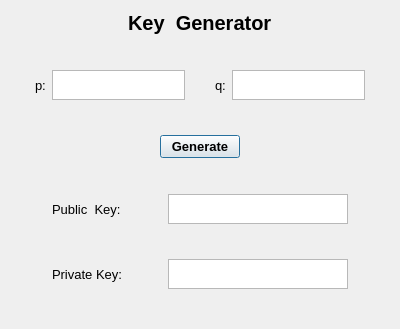
<?xml version="1.0" encoding="UTF-8"?>
<ui version="4.0">
 <class>Dialog</class>
 <widget class="QDialog" name="Dialog">
  <property name="geometry">
   <rect>
    <x>0</x>
    <y>0</y>
    <width>400</width>
    <height>329</height>
   </rect>
  </property>
  <property name="windowTitle">
   <string>Dialog</string>
  </property>
  <layout class="QVBoxLayout" name="verticalLayout">
   <item>
    <layout class="QHBoxLayout" name="horizontalLayout">
     <item>
      <spacer name="horizontalSpacer">
       <property name="orientation">
        <enum>Qt::Horizontal</enum>
       </property>
       <property name="sizeHint" stdset="0">
        <size>
         <width>40</width>
         <height>20</height>
        </size>
       </property>
      </spacer>
     </item>
     <item>
      <widget class="QLabel" name="title">
       <property name="font">
        <font>
         <family>Arial</family>
         <pointsize>15</pointsize>
         <weight>75</weight>
         <bold>true</bold>
        </font>
       </property>
       <property name="text">
        <string>Key  Generator</string>
       </property>
      </widget>
     </item>
     <item>
      <spacer name="horizontalSpacer_2">
       <property name="orientation">
        <enum>Qt::Horizontal</enum>
       </property>
       <property name="sizeHint" stdset="0">
        <size>
         <width>40</width>
         <height>20</height>
        </size>
       </property>
      </spacer>
     </item>
    </layout>
   </item>
   <item>
    <spacer name="verticalSpacer_6">
     <property name="orientation">
      <enum>Qt::Vertical</enum>
     </property>
     <property name="sizeHint" stdset="0">
      <size>
       <width>20</width>
       <height>10</height>
      </size>
     </property>
    </spacer>
   </item>
   <item>
    <layout class="QHBoxLayout" name="horizontalLayout_4">
     <item>
      <spacer name="horizontalSpacer_11">
       <property name="orientation">
        <enum>Qt::Horizontal</enum>
       </property>
       <property name="sizeType">
        <enum>QSizePolicy::Expanding</enum>
       </property>
       <property name="sizeHint" stdset="0">
        <size>
         <width>31</width>
         <height>27</height>
        </size>
       </property>
      </spacer>
     </item>
     <item>
      <widget class="QLabel" name="p_label">
       <property name="font">
        <font>
         <family>Arial</family>
         <pointsize>10</pointsize>
        </font>
       </property>
       <property name="text">
        <string>p:</string>
       </property>
      </widget>
     </item>
     <item>
      <widget class="QPlainTextEdit" name="p">
       <property name="sizePolicy">
        <sizepolicy hsizetype="Expanding" vsizetype="Expanding">
         <horstretch>0</horstretch>
         <verstretch>0</verstretch>
        </sizepolicy>
       </property>
       <property name="maximumSize">
        <size>
         <width>140</width>
         <height>30</height>
        </size>
       </property>
      </widget>
     </item>
     <item>
      <spacer name="horizontalSpacer_10">
       <property name="orientation">
        <enum>Qt::Horizontal</enum>
       </property>
       <property name="sizeType">
        <enum>QSizePolicy::Expanding</enum>
       </property>
       <property name="sizeHint" stdset="0">
        <size>
         <width>31</width>
         <height>27</height>
        </size>
       </property>
      </spacer>
     </item>
     <item>
      <widget class="QLabel" name="q_label">
       <property name="font">
        <font>
         <family>Arial</family>
         <pointsize>10</pointsize>
        </font>
       </property>
       <property name="text">
        <string>q:</string>
       </property>
      </widget>
     </item>
     <item>
      <widget class="QPlainTextEdit" name="q">
       <property name="sizePolicy">
        <sizepolicy hsizetype="Expanding" vsizetype="Expanding">
         <horstretch>0</horstretch>
         <verstretch>0</verstretch>
        </sizepolicy>
       </property>
       <property name="maximumSize">
        <size>
         <width>140</width>
         <height>30</height>
        </size>
       </property>
      </widget>
     </item>
     <item>
      <spacer name="horizontalSpacer_12">
       <property name="orientation">
        <enum>Qt::Horizontal</enum>
       </property>
       <property name="sizeType">
        <enum>QSizePolicy::Expanding</enum>
       </property>
       <property name="sizeHint" stdset="0">
        <size>
         <width>31</width>
         <height>27</height>
        </size>
       </property>
      </spacer>
     </item>
    </layout>
   </item>
   <item>
    <spacer name="verticalSpacer_5">
     <property name="orientation">
      <enum>Qt::Vertical</enum>
     </property>
     <property name="sizeHint" stdset="0">
      <size>
       <width>20</width>
       <height>12</height>
      </size>
     </property>
    </spacer>
   </item>
   <item>
    <layout class="QHBoxLayout" name="horizontalLayout_5">
     <item>
      <spacer name="horizontalSpacer_13">
       <property name="orientation">
        <enum>Qt::Horizontal</enum>
       </property>
       <property name="sizeHint" stdset="0">
        <size>
         <width>32</width>
         <height>18</height>
        </size>
       </property>
      </spacer>
     </item>
     <item>
      <widget class="QPushButton" name="generate">
       <property name="font">
        <font>
         <family>Arial</family>
         <pointsize>10</pointsize>
         <weight>75</weight>
         <bold>true</bold>
        </font>
       </property>
       <property name="text">
        <string>Generate</string>
       </property>
      </widget>
     </item>
     <item>
      <spacer name="horizontalSpacer_14">
       <property name="orientation">
        <enum>Qt::Horizontal</enum>
       </property>
       <property name="sizeHint" stdset="0">
        <size>
         <width>32</width>
         <height>18</height>
        </size>
       </property>
      </spacer>
     </item>
    </layout>
   </item>
   <item>
    <spacer name="verticalSpacer_4">
     <property name="orientation">
      <enum>Qt::Vertical</enum>
     </property>
     <property name="sizeHint" stdset="0">
      <size>
       <width>20</width>
       <height>14</height>
      </size>
     </property>
    </spacer>
   </item>
   <item>
    <layout class="QHBoxLayout" name="horizontalLayout_3">
     <item>
      <spacer name="horizontalSpacer_7">
       <property name="orientation">
        <enum>Qt::Horizontal</enum>
       </property>
       <property name="sizeType">
        <enum>QSizePolicy::Expanding</enum>
       </property>
       <property name="sizeHint" stdset="0">
        <size>
         <width>31</width>
         <height>24</height>
        </size>
       </property>
      </spacer>
     </item>
     <item>
      <widget class="QLabel" name="public_key_label">
       <property name="font">
        <font>
         <family>Arial</family>
         <pointsize>10</pointsize>
        </font>
       </property>
       <property name="text">
        <string>Public  Key:</string>
       </property>
      </widget>
     </item>
     <item>
      <spacer name="horizontalSpacer_9">
       <property name="orientation">
        <enum>Qt::Horizontal</enum>
       </property>
       <property name="sizeHint" stdset="0">
        <size>
         <width>31</width>
         <height>24</height>
        </size>
       </property>
      </spacer>
     </item>
     <item>
      <widget class="QTextBrowser" name="public_key">
       <property name="sizePolicy">
        <sizepolicy hsizetype="Maximum" vsizetype="Maximum">
         <horstretch>0</horstretch>
         <verstretch>0</verstretch>
        </sizepolicy>
       </property>
       <property name="minimumSize">
        <size>
         <width>100</width>
         <height>30</height>
        </size>
       </property>
       <property name="maximumSize">
        <size>
         <width>180</width>
         <height>30</height>
        </size>
       </property>
      </widget>
     </item>
     <item>
      <spacer name="horizontalSpacer_8">
       <property name="orientation">
        <enum>Qt::Horizontal</enum>
       </property>
       <property name="sizeType">
        <enum>QSizePolicy::Expanding</enum>
       </property>
       <property name="sizeHint" stdset="0">
        <size>
         <width>31</width>
         <height>24</height>
        </size>
       </property>
      </spacer>
     </item>
    </layout>
   </item>
   <item>
    <spacer name="verticalSpacer_3">
     <property name="orientation">
      <enum>Qt::Vertical</enum>
     </property>
     <property name="sizeHint" stdset="0">
      <size>
       <width>20</width>
       <height>14</height>
      </size>
     </property>
    </spacer>
   </item>
   <item>
    <layout class="QHBoxLayout" name="horizontalLayout_2">
     <item>
      <spacer name="horizontalSpacer_5">
       <property name="orientation">
        <enum>Qt::Horizontal</enum>
       </property>
       <property name="sizeType">
        <enum>QSizePolicy::Expanding</enum>
       </property>
       <property name="sizeHint" stdset="0">
        <size>
         <width>34</width>
         <height>27</height>
        </size>
       </property>
      </spacer>
     </item>
     <item>
      <widget class="QLabel" name="private_key_label">
       <property name="font">
        <font>
         <family>Arial</family>
         <pointsize>10</pointsize>
        </font>
       </property>
       <property name="text">
        <string>Private Key:</string>
       </property>
      </widget>
     </item>
     <item>
      <spacer name="horizontalSpacer_4">
       <property name="orientation">
        <enum>Qt::Horizontal</enum>
       </property>
       <property name="sizeHint" stdset="0">
        <size>
         <width>34</width>
         <height>27</height>
        </size>
       </property>
      </spacer>
     </item>
     <item>
      <widget class="QTextBrowser" name="private_key">
       <property name="sizePolicy">
        <sizepolicy hsizetype="Maximum" vsizetype="Maximum">
         <horstretch>0</horstretch>
         <verstretch>0</verstretch>
        </sizepolicy>
       </property>
       <property name="minimumSize">
        <size>
         <width>100</width>
         <height>30</height>
        </size>
       </property>
       <property name="maximumSize">
        <size>
         <width>180</width>
         <height>30</height>
        </size>
       </property>
      </widget>
     </item>
     <item>
      <spacer name="horizontalSpacer_6">
       <property name="orientation">
        <enum>Qt::Horizontal</enum>
       </property>
       <property name="sizeType">
        <enum>QSizePolicy::Expanding</enum>
       </property>
       <property name="sizeHint" stdset="0">
        <size>
         <width>34</width>
         <height>27</height>
        </size>
       </property>
      </spacer>
     </item>
    </layout>
   </item>
   <item>
    <spacer name="verticalSpacer_2">
     <property name="orientation">
      <enum>Qt::Vertical</enum>
     </property>
     <property name="sizeHint" stdset="0">
      <size>
       <width>20</width>
       <height>16</height>
      </size>
     </property>
    </spacer>
   </item>
  </layout>
 </widget>
 <resources/>
 <connections/>
</ui>
